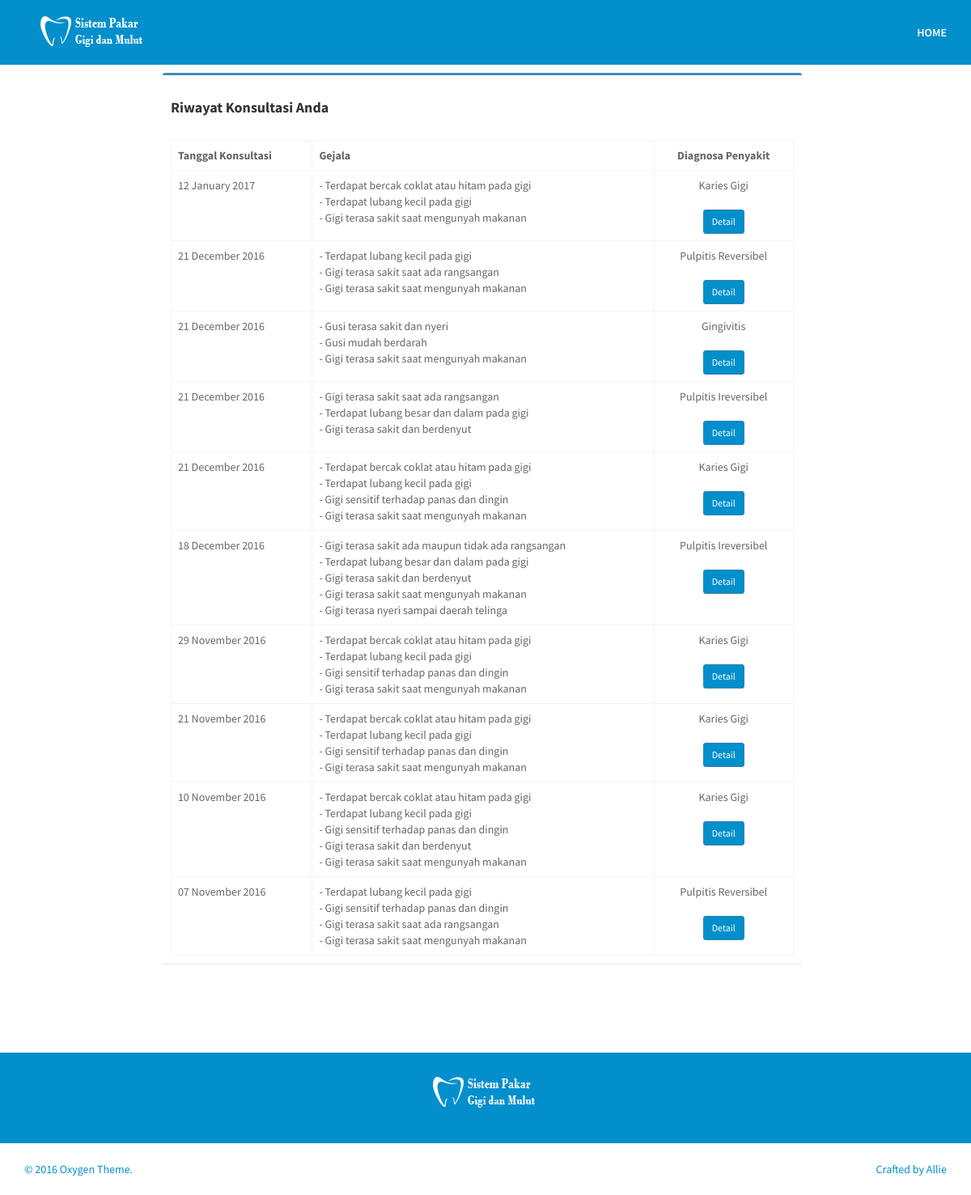
Screenshot of /histori.php?id=2 with the database file from the repository.
### tables this page shows
CREATE TABLE IF NOT EXISTS `history` (
  `id_history` int(5) NOT NULL AUTO_INCREMENT,
  `tanggal` date NOT NULL,
  `id_gejala` varchar(20) NOT NULL,
  `id_penyakit` int(5) NOT NULL,
  `id_user` int(5) NOT NULL,
  `status_pilih` int(5) NOT NULL,
  PRIMARY KEY (`id_history`)
);

CREATE TABLE IF NOT EXISTS `gejala` (
  `id_gejala` int(5) NOT NULL AUTO_INCREMENT,
  `nama` varchar(255) NOT NULL,
  `keterangan` longtext NOT NULL,
  PRIMARY KEY (`id_gejala`)
);

CREATE TABLE IF NOT EXISTS `penyakit` (
  `id_penyakit` int(11) NOT NULL AUTO_INCREMENT,
  `nama` varchar(50) NOT NULL,
  `keterangan` longtext NOT NULL,
  `gambar` text NOT NULL,
  PRIMARY KEY (`id_penyakit`)
);

### helper/database.php (called while the page is built, shortened)
<?php
class Database {
    private static $_host = '127.0.0.1';
    private static $_user = 'root';
    private static $_pass = '';
    private static $_db;
    public static function init() {
        if (!self::$_db) {
            self::$_db = new mysqli(self::$_host, self::$_user, self::$_pass);
        }
    }
    public static function query($q) {
        return self::$_db->query($q);
    }
    public static function getSingle($q) {
        return @self::get($q)[0];
    }
    public static function get($q) {
        $t = self::query($q);
        $r = array();
        while ($v = $t->fetch_object()) {
            $r[] = $v;
        }
        return $r;
    }
}

### histori.php (the view, shortened to what this page needs)
<?php
include_once "helper/database.php";
if($_GET['id']){
	$id_user = $_GET['id'];
	$data_history = Database::get("SELECT * FROM history WHERE id_user = '$id_user' ORDER BY tanggal DESC");
}
?>
<!DOCTYPE html>
<html lang="en">
<head>
  <link href="css/bootstrap.min.css" rel="stylesheet">
  <link href="css/animate.min.css" rel="stylesheet">
  <link href="css/font-awesome.min.css" rel="stylesheet">
  <link href="css/lightbox.css" rel="stylesheet">
  <link href="css/main.css" rel="stylesheet">
  <link id="css-preset" href="css/presets/preset1.css" rel="stylesheet">
  <link href="css/responsive.css" rel="stylesheet">
  <link href="css/modal.css" rel="stylesheet">
  <link rel="stylesheet" href="dist/css/AdminLTE.min.css">
</head>
<body>
  <header id="home">
    <div class="main-nav  navbar-fixed-top">
      <div class="container">
        <div class="navbar-header">
          <a class="navbar-brand" href="index.html">
            <h1><img class="img-responsive" src="img-res/logo2.png" alt="logo"></h1>
          </a>
        </div>
        <div class="collapse navbar-collapse">
          <ul class="nav navbar-nav navbar-right">
			<li class="scroll"><a href="index.php#diagnosa" id="submit-form" >HOME</a></li>
          </ul>
        </div>
      </div>
    </div>
  </header>
  <section>
	<div class="row" style="min-height:340px">
	  <div class="col-xs-1"></div>
	  <div class="col-xs-8" style="margin-left:8%">
			<div class="box box-primary">
				<div class="box-header">
					<div class="box-title">
						<h3><b> Riwayat Konsultasi Anda </b></h3>
					</div>
				</div>
				<div class="box-body">
					<table class="table table-bordered">
						<tr>
							<th>Tanggal Konsultasi</th>
							<th>Gejala</th>
							<th class="text-center">Diagnosa Penyakit</th>
						</tr>
						<?php foreach ($data_history as $v) : ?>
							<tr>
								<td>
									<?php
										$tanggal_lengkap = date("d F Y", strtotime($v->tanggal) );
										echo $tanggal_lengkap;
									?>
								</td>
								<td>
									<?php
										$id_gejala_split = explode(",", $v->id_gejala);
										for($i=0; $i<count($id_gejala_split); $i++){
											$nama_gejala_db = Database::getSingle("SELECT * from gejala WHERE id_gejala = '$id_gejala_split[$i]'");
											echo "- " . $nama_gejala_db->nama . "<br>";
										}
									?>
								</td>
								<td class="nowrap text-center">
									<?php
										$data_penyakit = Database::getSingle("SELECT * from penyakit WHERE id_penyakit = '{$v->id_penyakit}'");
										echo $data_penyakit->nama;
									?>
									<br><br>
									<form action="detail.php" method="post">
										<button type="submit" class="btn btn-sm btn-primary">Detail</a>
									</form>
								</td>
							</tr>
						<?php endforeach; ?>
					</table>
				</div>
			</div>
		</div>
	</div>
  </section>
  <footer id="footer">
    <div class="footer-top wow fadeInUp" data-wow-duration="1000ms" data-wow-delay="300ms">
      <div class="container text-center">
        <div class="footer-logo">
          <a href="index.html"><img class="img-responsive" src="img-res/logo2.png" alt=""></a>
        </div>
      </div>
    </div>
    <div class="footer-bottom">
      <div class="container">
        <div class="row">
          <div class="col-sm-6">
            <p>&copy; 2016 Oxygen Theme.</p>
          </div>
          <div class="col-sm-6">
            <p class="pull-right">Crafted by <a href="http://designscrazed.org/">Allie</a></p>
          </div>
        </div>
      </div>
    </div>
  </footer>
</body>
</html>

### css/lightbox.css (style rules this page uses)
body:after { content: url(../images/lightbox/close.png) url(../images/lightbox/loading.gif) url(../images/lightbox/prev.png) url(../images/lightbox/next.png); display: none; }

### css/main.css (style rules this page uses)
body { font-family: 'Open Sans', sans-serif; font-size: 14px; line-height: 24px; color: #666; background-color: #fff; }
h1, h2, h3, h4, h5, h6 { color: #333; }
h3 { font-size: 18px; }
.btn { border: 0; border-radius: 0; }
a { text-decoration: none; -webkit-transition: 300ms; -moz-transition: 300ms; -o-transition: 300ms; transition: 300ms; }
section { padding: 90px 0; }
.navbar-right li a { color: #fff; text-transform: uppercase; font-size: 14px; font-weight: 600; padding-top: 30px; padding-bottom: 30px; }
.navbar-brand h1 { margin-top: 5px; }
#footer { color:#fff; }
.footer-top { position: relative; padding:30px 0 }
#footer .footer-bottom { background-color: #fff; padding: 20px 0 10px; }
.footer-logo { display: inline-block; margin-bottom: 5px; }

### rows the page displays
history: tanggal "12 January 2017", id_penyakit.nama "Karies Gigi"
gejala: nama "Terdapat bercak coklat atau hitam pada gigi"
gejala: nama "Terdapat lubang kecil pada gigi"
gejala: nama "Gigi terasa sakit saat mengunyah makanan"
history: tanggal "21 December 2016", id_penyakit.nama "Pulpitis Reversibel"
gejala: nama "Gigi terasa sakit saat ada rangsangan"
history: tanggal "21 December 2016", id_penyakit.nama "Gingivitis"
gejala: nama "Gusi terasa sakit dan nyeri"
gejala: nama "Gusi mudah berdarah"
history: tanggal "21 December 2016", id_penyakit.nama "Pulpitis Ireversibel"
gejala: nama "Terdapat lubang besar dan dalam pada gigi"
gejala: nama "Gigi terasa sakit dan berdenyut"
history: tanggal "21 December 2016", id_penyakit.nama "Karies Gigi"
gejala: nama "Gigi sensitif terhadap panas dan dingin"
history: tanggal "18 December 2016", id_penyakit.nama "Pulpitis Ireversibel"
gejala: nama "Gigi terasa sakit ada maupun tidak ada rangsangan"
gejala: nama "Gigi terasa nyeri sampai daerah telinga"
history: tanggal "29 November 2016", id_penyakit.nama "Karies Gigi"
history: tanggal "21 November 2016", id_penyakit.nama "Karies Gigi"
history: tanggal "10 November 2016", id_penyakit.nama "Karies Gigi"
history: tanggal "07 November 2016", id_penyakit.nama "Pulpitis Reversibel"
